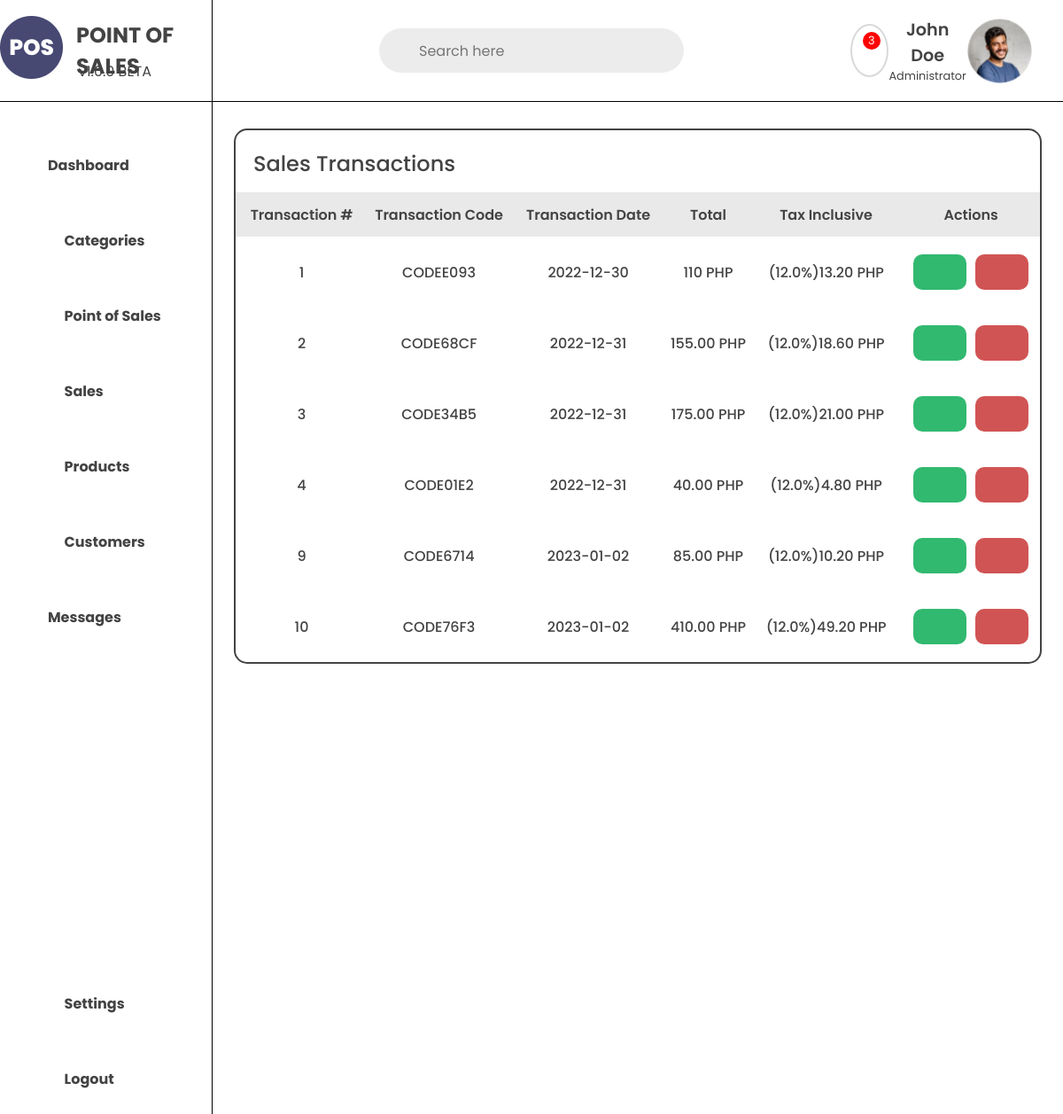
Before: /mamgic-foodhub/sales/ with the older database file.
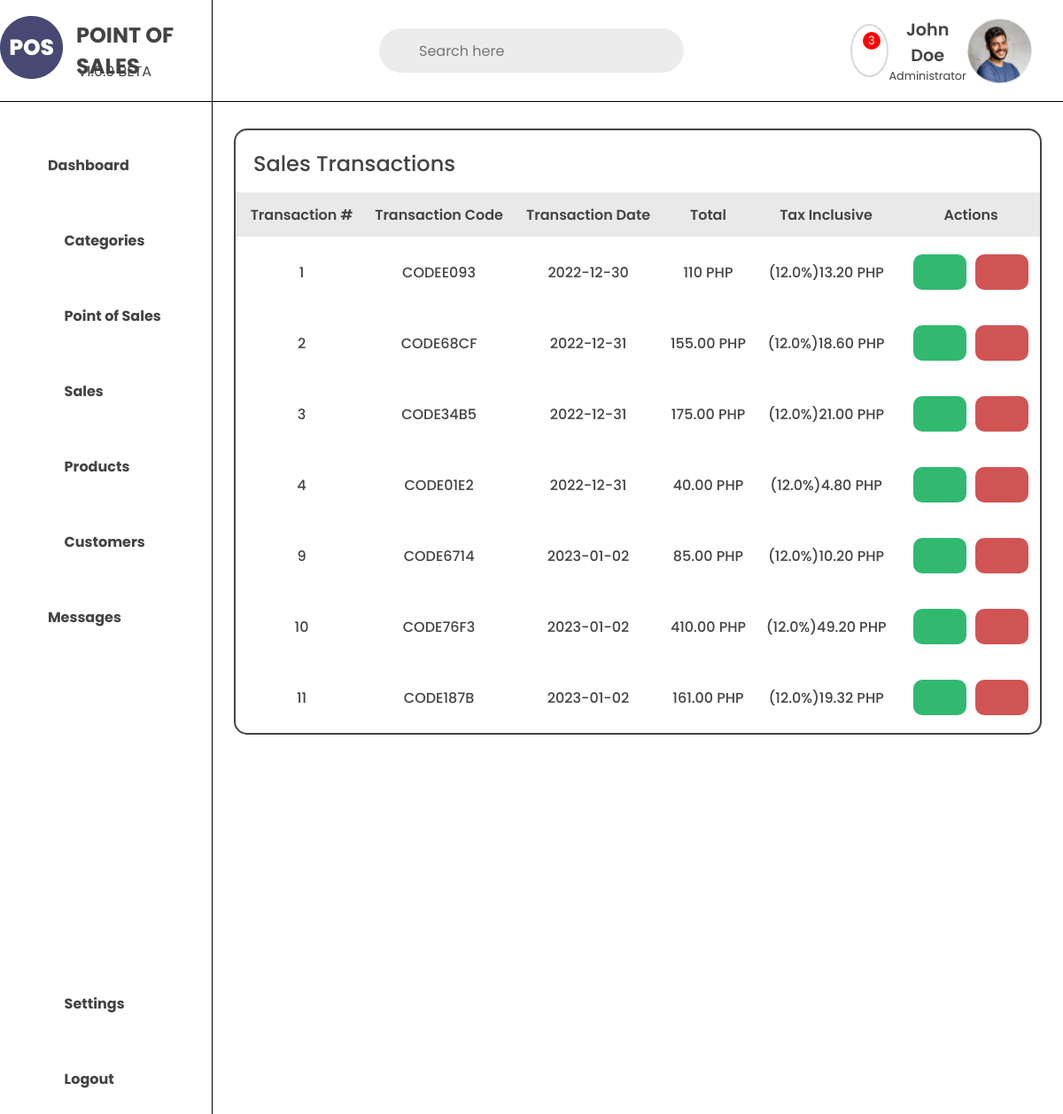
After: the same page with the newer database file.
### store/models.py (models this page shows, shortened)
class Transaction(models.Model):
    transaction_code = models.CharField(max_length=100)
    transaction_date = models.DateTimeField(blank=True,null=True)
    transaction_total = models.CharField(max_length=100)
    transaction_order = models.ForeignKey(Order, on_delete=models.CASCADE)
    transaction_tax = models.CharField(max_length=100)
    transaction_created = models.DateTimeField(blank=True,null=True)

class Setting(models.Model):
    CURRENCY = [
        ('USD', 'USD'),
        ('EUR', 'EUR'),
        ('CNY', 'CNY'),
        ('JPY', 'JPY'),
        ('PHP', 'PHP'),
    ]
    setting_id = models.CharField(max_length=100)
    tax = models.DecimalField(max_digits=10, decimal_places=2, null=True, blank=True)
    currency = models.CharField(max_length=100, null=True, blank=True, choices=CURRENCY)
    setting_created = models.DateTimeField(blank=True,null=True)

### store/views.py (the view)
# urls.py: path('<slug:store_slug>/sales/', views.pos_sales, name='pos_sales'),
def pos_sales(request, store_slug):
    store = get_object_or_404(Store, store_slug=store_slug)
    order = Order.objects.filter(order_store=store, order_completed=True)
    settings = Setting.objects.all()
    for setting in settings:
        tax = setting.tax
        currencies = setting.currency
        tax = float(tax) / 100
        print(tax)
    order_completed = False
    for ord in order:
        order_completed = ord.order_completed
        print(order_completed)
    transaction = Transaction.objects.filter(transaction_order__order_completed=True)
    context = {
        'store': store,
        'orders': order,
        'order_completed': order_completed,
        'transactions': transaction,
        'tax': tax,
        'currencies': currencies
    }
    return render(request, 'includes/pos/pos_includes/pos_sales.html', context)

### store/templates/includes/pos/pos_includes/pos_sales.html (shortened to what this page needs)
{% extends "includes/pos/base_templates/pos_base.html" %}
{% load static %}
{% block css %}
<link rel="stylesheet" href="{% static 'css/includes/sales.css' %}">
{% endblock %}
{% block content %}
{% include "navbar.html" %}
<div class="pos-sales-container">
    <div class="pos-sales-header">
        <h1>Sales Transactions</h1>
    </div>
    <div class="pos-sales-table">
        <table>
            <tr class="sales-tbl-header">
                <th>Transaction #</th>
                <th>Transaction Code</th>
                <th>Transaction Date</th>
                <th>Total</th>
                <th>Tax Inclusive</th>
                <th>Actions</th>
            </tr>
            {% if order_completed == True %}
            {% for tr in transactions %}
            <tr class="sales-tbl-content">
                <td>{{tr.id}}</td>
                <td>{{tr.transaction_code}}</td>
                <td>{{tr.transaction_date | date:"Y-m-d" }} </td>
                <td>{{tr.transaction_total }} {{currencies}}</td>
                <td>(12.0%){{tr.transaction_tax | floatformat:2 }} {{currencies}}</td>
                <td class="sales-tbl-btns">
                    <a href="{% url 'pos_getReceipt' store_slug=store.store_slug pk=tr.id %}"
                        class="sales-tbl-receipt"><i class="fa-solid fa-receipt"></i></a>
                    <a href="{% url 'pos_deleteReceipt' store_slug=store.store_slug pk=tr.id %}"
                        class="sales-tbl-delete"><i class="fa-solid fa-trash"></i></a>
                </td>
            </tr>
            {% endfor %}
            {% else %}
            <tr class="sales-tbl-content">
                <td colspan="6">
                    <p>There are no sales transactions yet.</p>
                </td>
            </tr>
            {% endif %}
        </table>
    </div>
</div>
{% endblock %}

Changed rows visible on the page:
added Transaction: id "11", transaction_code "CODE187B", transaction_date "2023-01-02", transaction_total "161.00", {{ currencies }} "PHP", transaction_tax "19.32"
